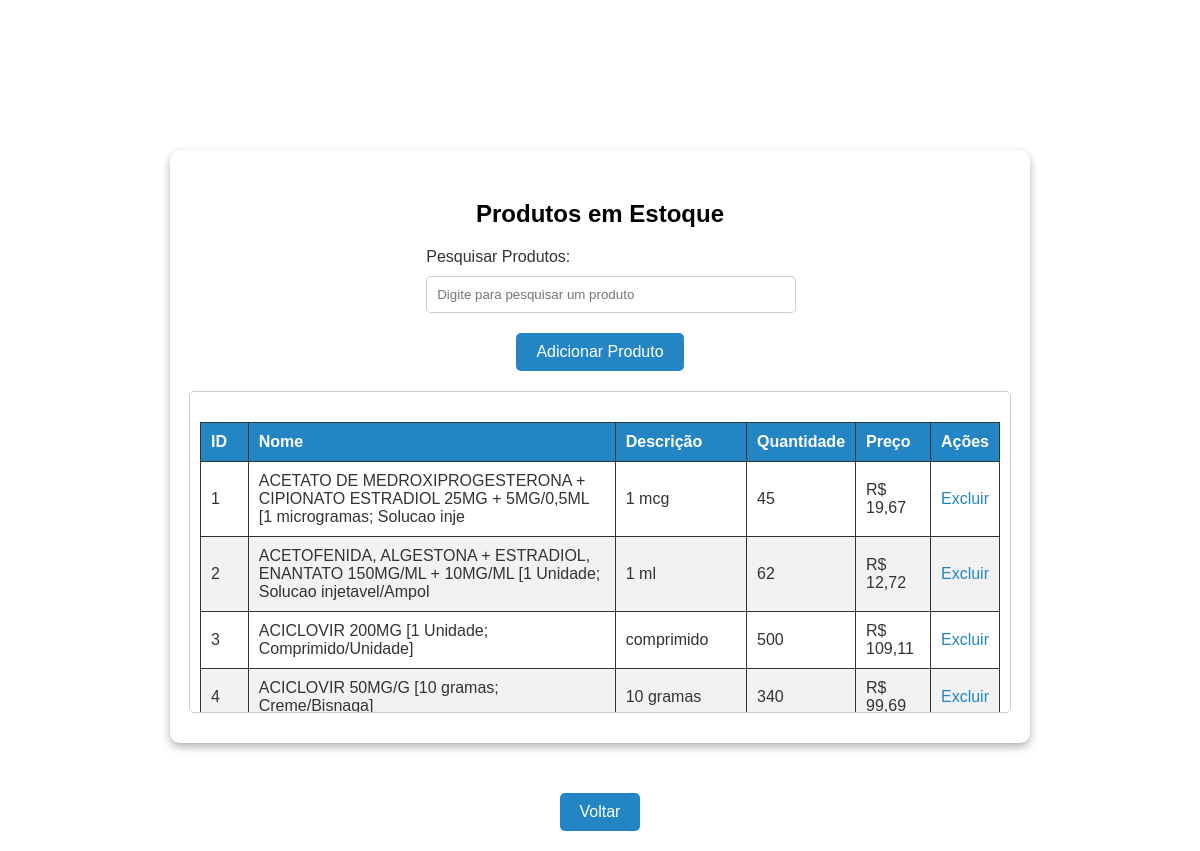
Page /produtos.php (signed in) on the committed database.
### tables this page shows
CREATE TABLE `produtos` (
  `id` int(11) NOT NULL,
  `nome` varchar(100) NOT NULL,
  `descricao` text DEFAULT NULL,
  `quantidade` int(11) NOT NULL,
  `preco` decimal(10,2) NOT NULL
);

### produtos.php (the view, shortened to what this page needs)
<?php
require 'conexao.php';
$result = $conn->query("SELECT * FROM produtos");
?>
<!DOCTYPE html>
<html lang="pt-BR">
<head>
</head>
<body>
    <div class="table-container">
        <h2>Produtos em Estoque</h2>
        <div>
            <label for="pesquisar">Pesquisar Produtos:</label>
            <input type="text" id="pesquisar" oninput="filtrarProdutos()" placeholder="Digite para pesquisar um produto">
        </div>
        <button class="add-product-btn" onclick="mostrarFormulario()">Adicionar Produto</button>
        <div class="products-container" id="productsContainer" style="display: block;">
            <table>
                <thead>
                    <tr>
                        <th>ID</th>
                        <th>Nome</th>
                        <th>Descrição</th>
                        <th>Quantidade</th>
                        <th>Preço</th>
                        <th>Ações</th>
                    </tr>
                </thead>
                <tbody>
                    <?php while ($produto = $result->fetch_assoc()): ?>
                        <tr>
                            <td><?= htmlspecialchars($produto['id']) ?></td>
                            <td><?= htmlspecialchars($produto['nome']) ?></td>
                            <td><?= htmlspecialchars($produto['descricao']) ?></td>
                            <td><?= htmlspecialchars($produto['quantidade']) ?></td>
                            <td>R$ <?= number_format($produto['preco'], 2, ',', '.') ?></td>
                            <td>
                                <a href="produtos.php?excluir=<?= $produto['id'] ?>" onclick="return confirm('Tem certeza que deseja excluir este produto?')">Excluir</a>
                            </td>
                        </tr>
                    <?php endwhile; ?>
                </tbody>
            </table>
        </div>
    </div>
    <button class="back-dashboard-btn" onclick="window.location.href='home.php'">Voltar</button>
</body>
</html>

### produtos.php (style rules this page uses)
body { background: url('fundonovo.jpg') no-repeat center center fixed; background-size: cover; font-family: Arial, sans-serif; margin: 0; padding: 0; color: #333; display: flex; justify-content: center; align-items: flex-start; flex-direction: column; min-height: 100vh; }
h1, h2 { color: black; text-align: center; }
.table-container { width: 90%; max-width: 800px; padding: 30px; margin-top: 150px; background: white; border-radius: 10px; box-shadow: 0 4px 8px rgba(0, 0, 0, 0.3); display: flex; flex-direction: column; align-items: center; margin-bottom: 30px; margin-left: auto; margin-right: auto; }
.products-container { max-height: 300px; overflow-y: auto; border: 1px solid #ccc; border-radius: 5px; background-color: #fff; padding: 10px; width: 100%; }
table { width: 100%; margin-top: 20px; border-collapse: collapse; background: white; }
table th, table td { padding: 10px; border: 1px solid #333; text-align: left; }
table th { background: #2385c4; color: #fff; }
table tr:nth-child(even) { background: #f2f2f2; }
a { color: #2385c4; text-decoration: none; }
.add-product-btn, .back-dashboard-btn { background-color: #2385c4; color: white; border: none; cursor: pointer; padding: 10px 20px; border-radius: 5px; font-size: 16px; text-align: center; display: block; margin: 20px auto; }
#pesquisar { width: 100%; padding: 10px; margin-top: 10px; border-radius: 5px; border: 1px solid #ccc; }

### rows in the picture
produtos: id "1", nome "ACETATO DE MEDROXIPROGESTERONA + CIPIONATO ESTRADIOL 25MG + 5MG/0,5ML [1 microgramas; Solucao inje", descricao "1 mcg", quantidade "45", preco "19,67"
produtos: id "2", nome "ACETOFENIDA, ALGESTONA + ESTRADIOL, ENANTATO 150MG/ML + 10MG/ML [1 Unidade; Solucao injetavel/Ampol", descricao "1 ml", quantidade "62", preco "12,72"
produtos: id "3", nome "ACICLOVIR 200MG [1 Unidade; Comprimido/Unidade]", descricao "comprimido", quantidade "500", preco "109,11"
produtos: id "4", nome "ACICLOVIR 50MG/G [10 gramas; Creme/Bisnaga]", descricao "10 gramas", quantidade "340", preco "99,69"
